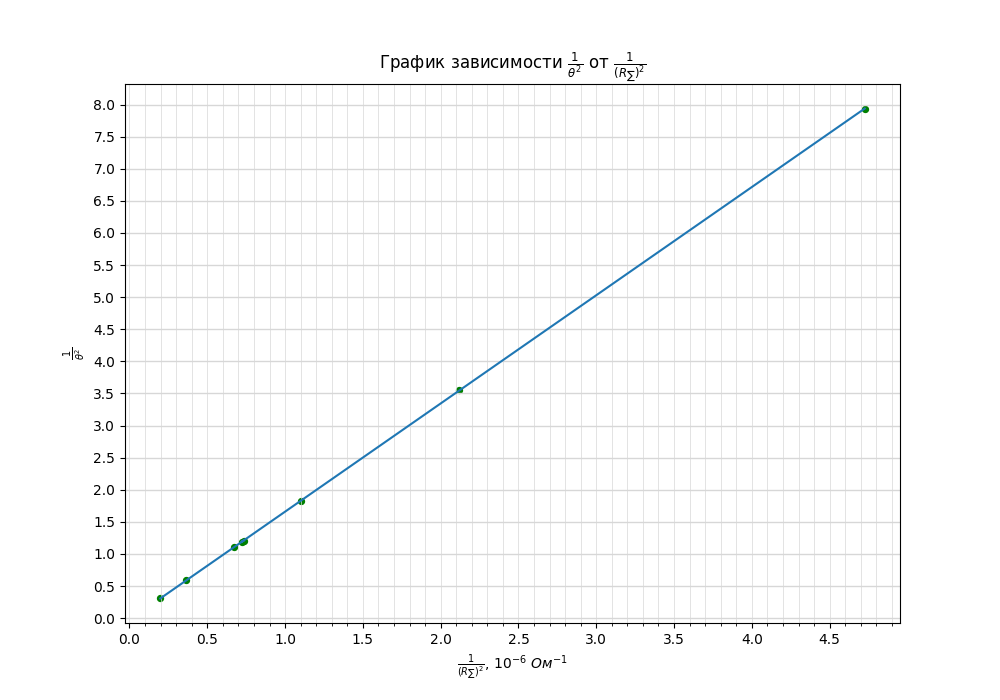

Python code for this plot:
import numpy as np
import matplotlib.pyplot as plt
from matplotlib.ticker import MultipleLocator
import math as math

plt.figure(figsize=(10,7))  #Размер изображения
plt.title(r'График зависимости $\frac{1}{\theta^2}$ от $\frac{1}{(R_\sum)^2}$') # Заголовок

y = [0.355, 0.53, 0.74, 0.92, 0.91, 0.95, 1.30, 1.80] # Координата x
x = [460, 687, 952, 1178, 1165, 1219, 1660, 2250] # Координата y

x = [1/(_x*_x)*1000000 for _x in x]
y = [1/(_y*_y) for _y in y]


plt.scatter(x, y, s=18, c='green')  # Экспериментальные точки на графике

plt.xlabel(r'$\frac{1}{(R_\sum)^2}$, $10^{-6}~Ом ^{-1}$') # Подпись абсцисс
plt.ylabel(r'$\frac{1}{\theta^2}$') # Подпись ординат


'''plt.errorbar(x, y, xerr=xerr, yerr=yerr, fmt=" ", color='k')'''

p = np.polyfit(x, y, deg=1) # Построение кривой по мнк
p_f = np.poly1d(p)
plt.plot(x, p_f(x))
print(p_f)


DP = 2
ax = plt.gca()

## Характеристики сетки

ax.yaxis.set_minor_locator(MultipleLocator(1))
ax.yaxis.set_major_locator(MultipleLocator(0.5))
ax.xaxis.set_minor_locator(MultipleLocator(0.1))
ax.xaxis.set_major_locator(MultipleLocator(0.5))
ax.yaxis.grid(True,'major',linewidth=2/DP,linestyle='-',color='#d7d7d7')
ax.xaxis.grid(True,'minor',linewidth=1/DP,linestyle='-',color='#d7d7d7')
ax.yaxis.grid(True,'minor',linewidth=1/DP,linestyle='-',color='#d7d7d7')
ax.xaxis.grid(True,'major',linewidth=1/DP,linestyle='-',color='#d7d7d7',zorder=0)

plt.savefig('plot_critR')